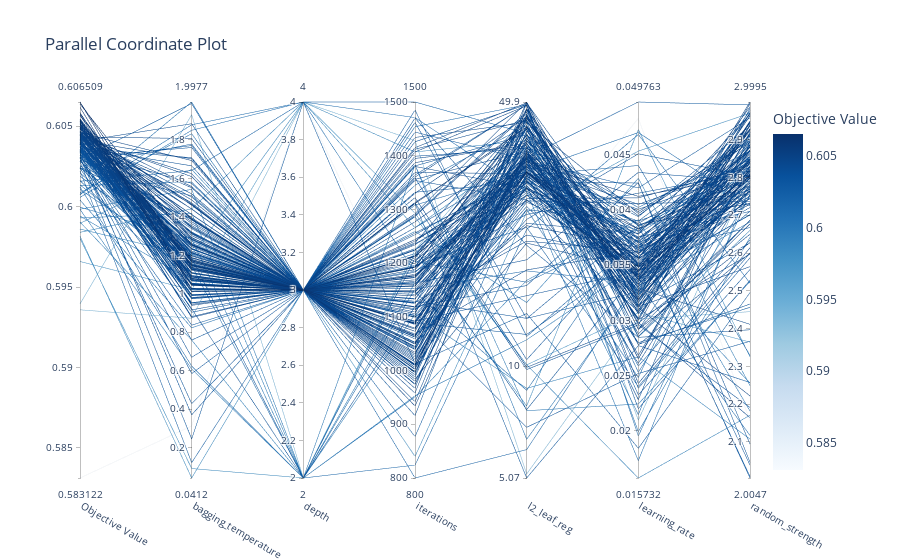

Source (notebook cell):
### Code cell
plot_parallel_coordinate(study)

### Figure 1 — Plotly figure (JSON) as saved in the notebook; plotly's stock layout.template omitted (floating-point values rounded to 4 significant figures; data arrays with more than 128 entries replaced by an {"elided": "..."} marker saying what was removed)
{"data": [{"dimensions": [{"label": "Objective Value", "range": [0.5831, 0.6065], "values": {"elided": "200 float values"}}, {"label": "bagging_temperature", "range": [0.04117, 1.998], "values": {"elided": "200 float values"}}, {"label": "depth", "range": [2, 4], "values": {"elided": "200 int values"}}, {"label": "iterations", "range": [800, 1500], "values": {"elided": "200 int values"}}, {"label": "l2_leaf_reg", "range": [0.7046, 1.698], "ticktext": ["5.07", "10", "49.9"], "tickvals": [0.7046, 1, 1.698], "values": {"elided": "200 float values"}}, {"label": "learning_rate", "range": [0.01573, 0.04976], "values": {"elided": "200 float values"}}, {"label": "random_strength", "range": [2.005, 3.0], "values": {"elided": "200 float values"}}], "labelangle": 30, "labelside": "bottom", "line": {"color": {"elided": "200 float values"}, "colorbar": {"title": {"text": "Objective Value"}}, "colorscale": [[0.0, "rgb(247,251,255)"], [0.125, "rgb(222,235,247)"], [0.25, "rgb(198,219,239)"], [0.375, "rgb(158,202,225)"], [0.5, "rgb(107,174,214)"], [0.625, "rgb(66,146,198)"], [0.75, "rgb(33,113,181)"], [0.875, "rgb(8,81,156)"], [1.0, "rgb(8,48,107)"]], "reversescale": false, "showscale": true}, "type": "parcoords"}], "layout": {"title": {"text": "Parallel Coordinate Plot"}}}
